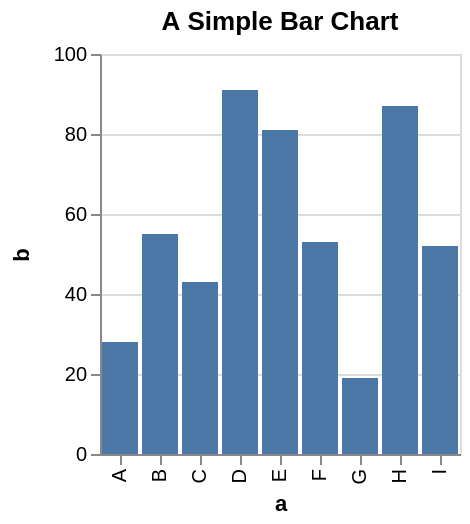

Vega-Lite specification stored for this chart:
### Vega specification from a JSON file in a GitHub repository (floating-point values rounded to 4 significant figures)
{"$schema": "https://vega.github.io/schema/vega/v4.json", "autosize": "pad", "padding": 5, "height": 200, "title": {"text": "A Simple Bar Chart", "frame": "group"}, "style": "cell", "data": [{"name": "source_0", "values": [{"a": "A", "b": 28}, {"a": "B", "b": 55}, {"a": "C", "b": 43}, {"a": "D", "b": 91}, {"a": "E", "b": 81}, {"a": "F", "b": 53}, {"a": "G", "b": 19}, {"a": "H", "b": 87}, {"a": "I", "b": 52}]}], "signals": [{"name": "x_step", "value": 20}, {"name": "width", "update": "bandspace(domain('x').length, 0.1, 0.05) * x_step"}], "marks": [{"name": "marks", "type": "rect", "style": ["bar"], "from": {"data": "source_0"}, "encode": {"update": {"fill": [{"test": "datum[\"b\"] === null || isNaN(datum[\"b\"])", "value": null}, {"value": "#4c78a8"}], "tooltip": {"signal": "{\"a\": ''+datum[\"a\"], \"b\": format(datum[\"b\"], \"\")}"}, "x": {"scale": "x", "field": "a"}, "width": {"scale": "x", "band": true}, "y": {"scale": "y", "field": "b"}, "y2": {"scale": "y", "value": 0}}}}], "scales": [{"name": "x", "type": "band", "domain": {"data": "source_0", "field": "a", "sort": true}, "range": {"step": {"signal": "x_step"}}, "paddingInner": 0.1, "paddingOuter": 0.05}, {"name": "y", "type": "linear", "domain": {"data": "source_0", "field": "b"}, "range": [{"signal": "height"}, 0], "nice": true, "zero": true}], "axes": [{"scale": "x", "orient": "bottom", "grid": false, "title": "a", "labelAlign": "right", "labelAngle": 270, "labelBaseline": "middle", "labelOverlap": true, "zindex": 1}, {"scale": "y", "orient": "left", "grid": false, "title": "b", "labelOverlap": true, "tickCount": {"signal": "ceil(height/40)"}, "zindex": 1}, {"scale": "y", "orient": "left", "gridScale": "x", "grid": true, "tickCount": {"signal": "ceil(height/40)"}, "domain": false, "labels": false, "maxExtent": 0, "minExtent": 0, "ticks": false, "zindex": 0}], "config": {"axisY": {"minExtent": 30}}}
